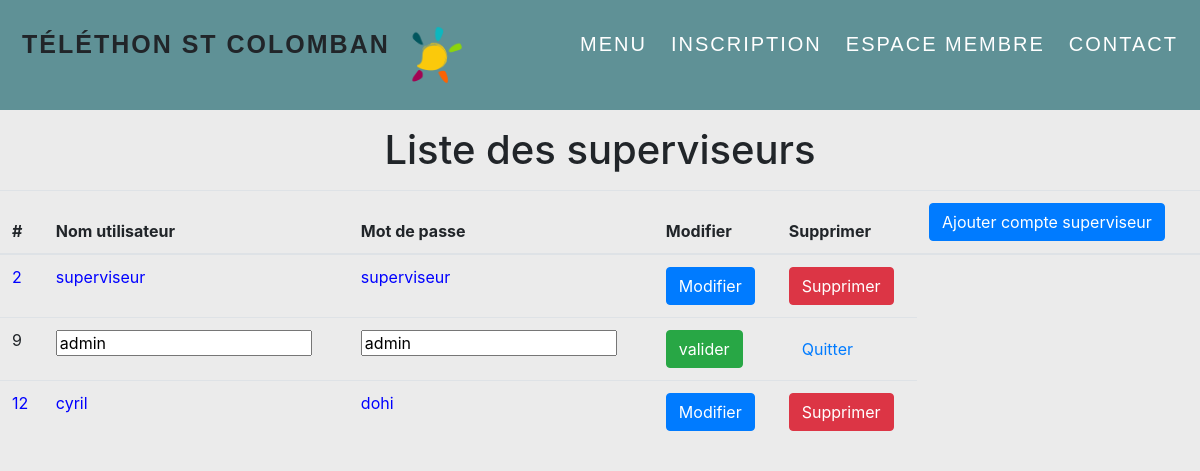
The page /telethon_project/modification_superviseurs.php?modifier=9 on the database its author committed.
### tables this page shows
CREATE TABLE IF NOT EXISTS `users` (
  `id` int(11) NOT NULL AUTO_INCREMENT,
  `login` varchar(45) NOT NULL,
  `password` varchar(45) NOT NULL,
  `roles_id` int(2) NOT NULL,
  PRIMARY KEY (`id`),
  KEY `fk_users_roles` (`roles_id`)
);

### telethon_project/modification_superviseur2.php (called while the page is built, shortened)
<?php ob_start();
    $Titre = "Liste des superviseurs";
    ?>
<?php
$pdo = new PDO("mysql:dbname=projet_telethon;host=localhost", "root", "");
$stmt = $pdo->prepare("SELECT * FROM users ORDER BY id");
$stmt->execute();
$types = $stmt->fetchAll(PDO::FETCH_ASSOC);
?>

### telethon_project/modification_superviseurs.php (the view, shortened to what this page needs)
<link href="//maxcdn.bootstrapcdn.com/bootstrap/4.1.1/css/bootstrap.min.css" rel="stylesheet" id="bootstrap-css">
<body style="background-color: #EBEBEB;">
 <?php include('container.php');?> <?php require "modification_superviseur2.php" ?>
    <div class ="container" >
        <h1 class =" text-black p-2 my-2 text-center"> <?=$Titre?></h1>
      </div>
 </body>
<table class ="table">
        <thead>
            <tr>
                <th scope="col">#</th>
                <th scope="col">Nom utilisateur</th>
                <th scope="col">Mot de passe</th>
                <th scope="col">Modifier</th>
                <th scope="col">Supprimer</th>
                <th> <a href="Ajout_superviseur2.php" class ="btn btn-primary">Ajouter compte superviseur</a></th>
            </tr>
        </thead>
        <tbody>
            <?php foreach($types as $type) : ?>
       <?php if(!isset($_GET['modifier']) || $_GET['modifier'] !== $type['id']){?>
            <?php if($type['roles_id'] === '2'){  ?><style>.lignes{color: blue;}</style>
            <tr class ="lignes">
                <td><?= $type['id']?></td>
                <td><?= $type['login']?></td>
                <td><?= $type['password']?></td>
                <td> <a href="?modifier=<?=$type['id']?>" class="btn btn-primary" >Modifier</a></td>
                <td> <a href="?supprimer=<?=$type['id']?>" class="btn btn-danger" id ="refresh">Supprimer</a></td>
           </tr>
             <?php } ?>
            <?php } else { ?>
        <form method="POST" action="">
            <td><?= $type['id'] ?> </td>
            <td><input type = "text" name ="Nom" value = "<?= $type['login']?>" /> </td>
            <td><input type = "text" name ="Mdp" value = "<?= $type['password']?>" /> </td>
            <td><input type = "submit" class = "btn btn-success" value ="valider" id ="refresh"/> </td>
            <td><a href="modification_superviseurs.php" class = "btn btn-dangers"> Quitter </a> </td>
        </form>
            <?php } ?>
         <?php endforeach; ?>
        </tbody>
</table>

### telethon_project/modification_superviseurs.php (style rules this page uses)
.lignes { color: blue; }

### rows shown on the page
users: id "2", login "superviseur", password "superviseur"
users: id "9", Nom "admin", Mdp "admin"
users: id "12", login "cyril", password "dohi"

### other values the page prints
$Titre "Liste des superviseurs"
